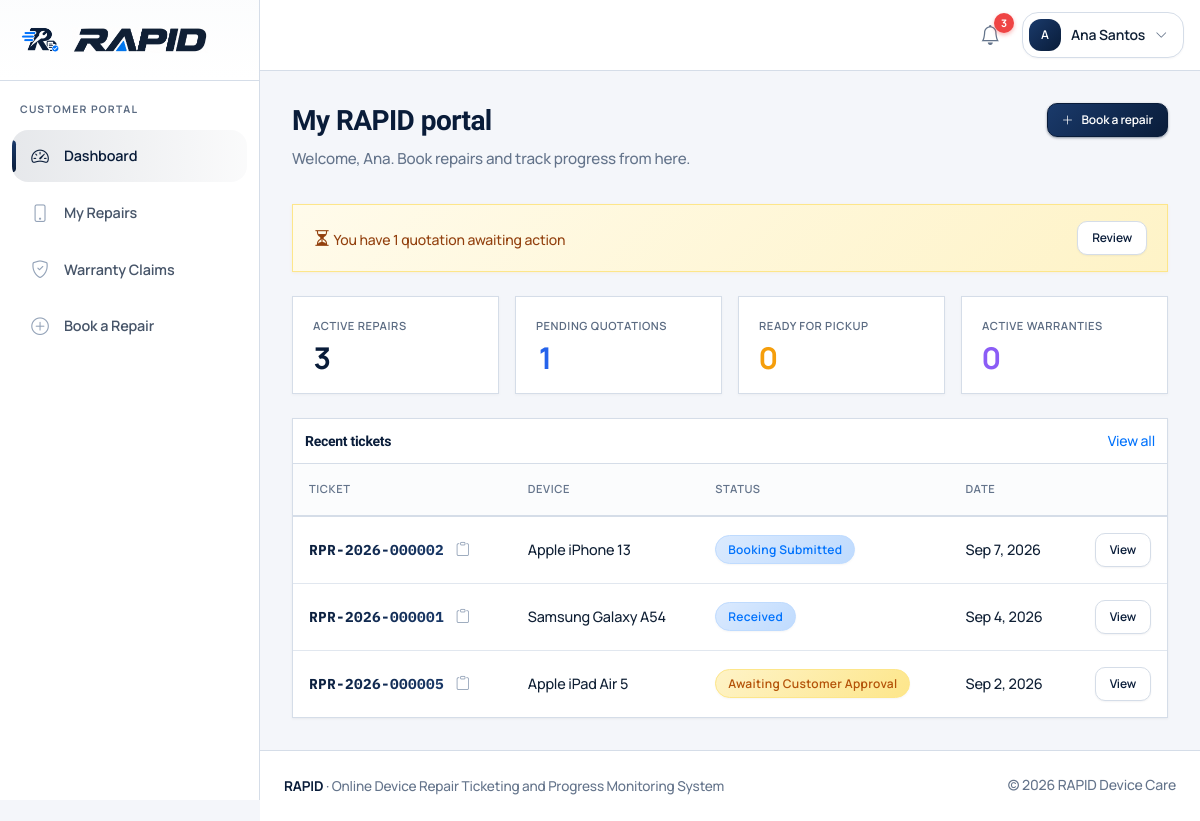
/customer/ (signed in), run on the app's committed database.
### tables this page shows
CREATE TABLE `users` (
  `id` INT UNSIGNED NOT NULL AUTO_INCREMENT COMMENT 'Unique ID of the user',
  `role` ENUM('admin', 'technician', 'customer') NOT NULL COMMENT 'Role of the user in the RAPID system',
  `first_name` VARCHAR(100) NOT NULL COMMENT 'First name of the user',
  `last_name` VARCHAR(100) NOT NULL COMMENT 'Last name of the user',
  `email` VARCHAR(190) NOT NULL COMMENT 'Email address used to log in',
  `phone` VARCHAR(30) DEFAULT NULL COMMENT 'Contact number of the user',
  `password` VARCHAR(255) NOT NULL COMMENT 'Hashed password of the user',
  `status` ENUM('active', 'inactive') NOT NULL DEFAULT 'active' COMMENT 'Account status of the user',
  `created_at` DATETIME NOT NULL DEFAULT CURRENT_TIMESTAMP COMMENT 'Date and time the user was created',
  `updated_at` DATETIME NOT NULL DEFAULT CURRENT_TIMESTAMP ON UPDATE CURRENT_TIMESTAMP COMMENT 'Date and time the user was last updated',
  PRIMARY KEY (`id`),
  UNIQUE KEY `uq_users_email` (`email`),
  KEY `idx_users_role` (`role`),
  KEY `idx_users_status` (`status`)
);

CREATE TABLE `repair_tickets` (
  `id` INT UNSIGNED NOT NULL AUTO_INCREMENT COMMENT 'Unique ID of the repair ticket',
  `ticket_number` VARCHAR(30) NOT NULL COMMENT 'Public tracking number of the ticket',
  `customer_id` INT UNSIGNED NOT NULL COMMENT 'Customer who requested the repair',
  `device_id` INT UNSIGNED NOT NULL COMMENT 'Device attached to the ticket',
  `assigned_technician_id` INT UNSIGNED DEFAULT NULL COMMENT 'Technician assigned to the ticket',
  `problem_description` TEXT NOT NULL COMMENT 'Reported problem of the device',
  `current_status` ENUM(
    'booking_submitted',
    'received',
    'diagnosing',
    'quotation_pending',
    'awaiting_approval',
    'approved',
    'repairing',
    'ready_for_pickup',
    'completed',
    'declined',
    'cancelled'
  ) NOT NULL DEFAULT 'booking_submitted' COMMENT 'Current repair status of the ticket',
  `priority` ENUM('low', 'normal', 'high', 'urgent') NOT NULL DEFAULT 'normal' COMMENT 'Priority level of the ticket',
  `appointment_date` DATETIME DEFAULT NULL COMMENT 'Scheduled appointment date of the ticket',
  `received_at` DATETIME DEFAULT NULL COMMENT 'Date and time the device was received',
  `completed_at` DATETIME DEFAULT NULL COMMENT 'Date and time the repair was completed',
  `estimated_completion` DATETIME DEFAULT NULL COMMENT 'Estimated completion date of the repair',
  `created_at` DATETIME NOT NULL DEFAULT CURRENT_TIMESTAMP COMMENT 'Date and time the ticket was created',
  `updated_at` DATETIME NOT NULL DEFAULT CURRENT_TIMESTAMP ON UPDATE CURRENT_TIMESTAMP COMMENT 'Date and time the ticket was last updated',
  PRIMARY KEY (`id`),
  UNIQUE KEY `uq_tickets_number` (`ticket_number`),
  KEY `idx_tickets_customer` (`customer_id`),
  KEY `idx_tickets_device` (`device_id`),
  KEY `idx_tickets_technician` (`assigned_technician_id`),
  KEY `idx_tickets_status` (`current_status`),
  KEY `idx_tickets_priority` (`priority`),
  KEY `idx_tickets_created` (`created_at`),
  CONSTRAINT `fk_tickets_customer` FOREIGN KEY (`customer_id`) REFERENCES `customers` (`id`) ON DELETE RESTRICT,
  CONSTRAINT `fk_tickets_device` FOREIGN KEY (`device_id`) REFERENCES `devices` (`id`) ON DELETE RESTRICT,
  CONSTRAINT `fk_tickets_technician` FOREIGN KEY (`assigned_technician_id`) REFERENCES `technicians` (`id`) ON DELETE SET NULL
);

CREATE TABLE `devices` (
  `id` INT UNSIGNED NOT NULL AUTO_INCREMENT COMMENT 'Unique ID of the device',
  `customer_id` INT UNSIGNED NOT NULL COMMENT 'Owner of the device',
  `device_type` VARCHAR(100) NOT NULL COMMENT 'Type of the device',
  `brand` VARCHAR(100) NOT NULL COMMENT 'Brand of the device',
  `model` VARCHAR(150) NOT NULL COMMENT 'Model of the device',
  `serial_number` VARCHAR(150) DEFAULT NULL COMMENT 'Serial number of the device',
  `imei` VARCHAR(50) DEFAULT NULL COMMENT 'IMEI of the device',
  `color` VARCHAR(50) DEFAULT NULL COMMENT 'Color of the device',
  `accessories` TEXT DEFAULT NULL COMMENT 'Accessories received with the device',
  `physical_condition` TEXT DEFAULT NULL COMMENT 'Physical condition of the device',
  `created_at` DATETIME NOT NULL DEFAULT CURRENT_TIMESTAMP COMMENT 'Date and time the device was created',
  `updated_at` DATETIME NOT NULL DEFAULT CURRENT_TIMESTAMP ON UPDATE CURRENT_TIMESTAMP COMMENT 'Date and time the device was last updated',
  PRIMARY KEY (`id`),
  KEY `idx_devices_customer` (`customer_id`),
  KEY `idx_devices_brand_model` (`brand`, `model`),
  CONSTRAINT `fk_devices_customer` FOREIGN KEY (`customer_id`) REFERENCES `customers` (`id`) ON DELETE CASCADE
);

### customer/index.php (the view, shortened to what the rows shown need)
<?php
require_once __DIR__ . '/../includes/auth.php';
require_role('customer');
$user = current_user();
$customerId = get_customer_id_for_user((int) $user['id']);
$pdo = db();
$recent = $pdo->prepare(
    "SELECT rt.id, rt.ticket_number, rt.current_status, rt.created_at, d.brand, d.model
     FROM repair_tickets rt
     INNER JOIN devices d ON d.id = rt.device_id
     WHERE rt.customer_id = ?
     ORDER BY rt.created_at DESC, rt.id DESC
     LIMIT 5"
);
$recent->execute([$customerId]);
$recentTickets = $recent->fetchAll();
$navVariant = 'app';
$activeNav = 'dashboard';
require_once __DIR__ . '/../includes/header.php';
require_once __DIR__ . '/../includes/navbar.php';
?>
<div class="app-shell">
    <?php require_once __DIR__ . '/../includes/sidebar.php'; ?>
    <main class="app-main">
        <div class="page-header flex flex-wrap justify-between items-start gap-2">
            <div>
                <h1>My RAPID portal</h1>
                <p>Welcome, <?= e($user['first_name']) ?>. Book repairs and track progress from here.</p>
            </div>
        </div>
        <div class="rapid-card p-0 overflow-hidden">
            <div class="flex justify-between items-center px-3 py-3 border-b border-rapid-border">
                <h2 class="text-sm font-semibold text-rapid mb-0">Recent tickets</h2>
            </div>
            <?php if (!$recentTickets): ?>
                <div class="empty-state">
                    <i class="bi bi-ticket-perforated"></i>
                    <p class="mb-1 font-semibold text-rapid">No repair tickets yet.</p>
                    <p class="mb-3 text-sm">When you submit a repair request, it will appear here.</p>
                    <a class="btn btn-rapid-primary btn-sm" href="<?= e(url('customer/book.php')) ?>">Book a repair</a>
                </div>
            <?php else: ?>
                <div class="overflow-x-auto">
                    <table class="rapid-table mb-0">
                        <thead>
                            <tr>
                                <th>Ticket</th>
                                <th>Device</th>
                                <th>Status</th>
                                <th>Date</th>
                                <th></th>
                            </tr>
                        </thead>
                        <tbody>
                            <?php foreach ($recentTickets as $t): ?>
                                <tr>
                                    <td><?php render_ticket_number($t['ticket_number'], url('customer/ticket.php?id=' . (int) $t['id'])); ?></td>
                                    <td><?= e($t['brand'] . ' ' . $t['model']) ?></td>
                                    <td>
                                        <span class="badge-status <?= e(status_badge_class($t['current_status'])) ?>">
                                            <?= e(status_label($t['current_status'])) ?>
                                        </span>
                                    </td>
                                    <td class="text-sm whitespace-nowrap"><?= e(format_datetime($t['created_at'], 'M j, Y')) ?></td>
                                    <td class="text-right">
                                        <a class="btn btn-sm btn-rapid-outline" href="<?= e(url('customer/ticket.php?id=' . (int) $t['id'])) ?>">View</a>
                                    </td>
                                </tr>
                            <?php endforeach; ?>
                        </tbody>
                    </table>
                </div>
            <?php endif; ?>
        </div>
    </main>
</div>
<?php require_once __DIR__ . '/../includes/footer.php'; ?>

### includes/navbar.php (shortened to what the rows shown need)
<?php
$user = current_user();
$navVariant = $navVariant ?? 'public';
$unreadCount = ($navVariant === 'app' && $user) ? count_unread_notifications((int) $user['id']) : 0;
$fluid = $navVariant === 'app';
$isApp = $navVariant === 'app' && $user;
?>
<nav class="rapid-navbar <?= $isApp ? 'rapid-navbar-app' : 'rapid-navbar-public' ?>">
    <div class="<?= $fluid ? 'container-fluid-rapid' : 'container-rapid' ?>">
        <div class="flex flex-wrap items-center gap-3">
            <?php if ($isApp): ?>
                <div class="flex items-center gap-3 ml-auto">
                    <div class="relative" data-dropdown>
                        <button class="nav-notify" type="button" id="notifyToggle" aria-expanded="false" aria-haspopup="true" title="Notifications" data-dropdown-toggle>
                            <i class="bi bi-bell" aria-hidden="true"></i>
                            <span class="notify-badge <?= $unreadCount > 0 ? '' : 'is-hidden' ?>" id="notifyBadge"><?= $unreadCount > 99 ? '99+' : (int) $unreadCount ?></span>
                        </button>
                    </div>
                    <div class="relative" data-dropdown>
                        <button class="btn-user-menu" type="button" aria-expanded="false" aria-haspopup="true" data-dropdown-toggle>
                            <span class="user-avatar"><?= e(strtoupper(substr($user['first_name'], 0, 1))) ?></span>
                            <span class="hidden md:inline"><?= e($user['first_name'] . ' ' . $user['last_name']) ?></span>
                            <i class="bi bi-chevron-down text-xs text-rapid-muted" aria-hidden="true"></i>
                        </button>
                    </div>
                </div>
            <?php endif; ?>
        </div>
    </div>
</nav>

### includes/sidebar.php (shortened to what the rows shown need)
<?php
$user = current_user();
$role = $user['role'] ?? '';
$activeNav = $activeNav ?? 'dashboard';
switch ($role) {
    case 'customer':
        $links = [
            ['key' => 'dashboard', 'label' => 'Dashboard', 'href' => 'customer/index.php', 'icon' => 'bi-speedometer2'],
            ['key' => 'repairs', 'label' => 'My Repairs', 'href' => 'customer/repairs.php', 'icon' => 'bi-phone'],
            ['key' => 'claims', 'label' => 'Warranty Claims', 'href' => 'customer/claims.php', 'icon' => 'bi-shield-check'],
            ['key' => 'book', 'label' => 'Book a Repair', 'href' => 'customer/book.php', 'icon' => 'bi-plus-circle'],
        ];
        break;
}
?>
<aside class="rapid-sidebar" tabindex="-1" id="appSidebar" aria-label="<?= e(ucfirst($role)) ?> navigation">
    <div class="sidebar-brand">
        <?php
        require __DIR__ . '/brand_lockup.php';
        ?>
    </div>
    <div class="sidebar-role"><?= e($role) ?> portal</div>
    <nav class="sidebar-nav">
        <?php foreach ($links as $link): ?>
            <?php
            $isActive = $activeNav === $link['key'];
            $soon = !empty($link['soon']);
            ?>
            <a class="sidebar-link <?= $isActive ? 'active' : '' ?><?= $soon ? ' is-soon' : '' ?>"
               href="<?= e(url($link['href'])) ?>"
               <?= $isActive ? 'aria-current="page"' : '' ?>
               <?= $soon ? 'title="Coming in the next build step"' : '' ?>>
            </a>
        <?php endforeach; ?>
    </nav>
</aside>

### includes/ui.php (shortened to what the rows shown need)
<?php
function render_ticket_copy_btn(string $ticketNumber): void
{
    echo '<button type="button" class="ticket-copy-btn" data-copy-btn="' . e($ticketNumber) . '" title="Copy ticket number" aria-label="Copy ticket number ' . e($ticketNumber) . '">';
    echo '<i class="bi bi-clipboard" aria-hidden="true"></i>';
    echo '</button>';
}
function render_ticket_number(string $ticketNumber, ?string $href = null, array $opts = []): void
{
    $numberClass = $opts['class'] ?? 'ticket-mono';
    $tag = $opts['tag'] ?? 'span';
    $heading = !empty($opts['heading']);
    $wrapTag = $heading ? 'div' : 'span';
    $wrapClass = 'ticket-number-cell' . ($heading ? ' ticket-number-heading' : '');
    $safeTag = in_array($tag, ['span', 'strong', 'h1', 'div'], true) ? $tag : 'span';
    echo '<' . $wrapTag . ' class="' . e($wrapClass) . '">';
    if ($href !== null && $href !== '') {
        echo '<a class="' . e($numberClass) . '" href="' . e($href) . '">' . e($ticketNumber) . '</a>';
    } else {
        echo '<' . $safeTag . ' class="' . e($numberClass) . '">' . e($ticketNumber) . '</' . $safeTag . '>';
    }
    render_ticket_copy_btn($ticketNumber);
    echo '</' . $wrapTag . '>';
}

### data on the page
users: id "3", first_name "A", first_name+last_name "Ana Santos", role "CUSTOMER", first_name "Ana"
repair_tickets: ticket_number "RPR-2026-000002", device.model "Apple iPhone 13", current_status "Booking Submitted", created_at "Sep 7, 2026"
repair_tickets: ticket_number "RPR-2026-000001", device.model "Samsung Galaxy A54", current_status "Received", created_at "Sep 4, 2026"
repair_tickets: ticket_number "RPR-2026-000005", device.model "Apple iPad Air 5", current_status "Awaiting Customer Approval", created_at "Sep 2, 2026"

### other printed values
$link['label'] "Dashboard"
$link['label'] "My Repairs"
$link['label'] "Warranty Claims"
$link['label'] "Book a Repair"
$pendingQuotes "1"
$activeCount "3"
$readyCount "0"
$warrantyCount "0"
APP_NAME "RAPID"
APP_SUBTITLE "Online Device Repair Ticketing and Progress Monitoring System"
SHOP_NAME "RAPID Device Care"
